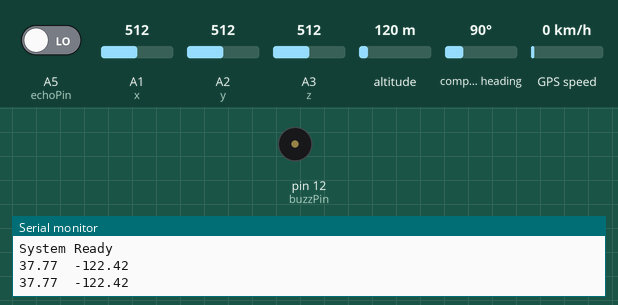
Recording of a sketch running on a simulated Arduino Mega 2560, built with avr-gcc and run on an emulated ATmega2560. Parts: buzzer (waves = sounding, pin HIGH), the last lines printed to the serial monitor. The inputs (shaded band) are chosen by the test bench; at power-on: A1 (x) = 512, A2 (y) = 512, A3 (z) = 512, A5 (echoPin) LOW, altitude 120 m, compass heading 90°, GPS speed 0 km/h. The GPS gets a fix after 3 s at 37.7749, -122.4194 with 8 satellites; no radio packets arrive unless stated; the modem accepts every AT command (registered, SIM ready, sends succeed) and sends nothing else; pins used as bus, display or sensor lines are not drawn.

Above: at 17.7 s.
17.8 s: A1 (x) set to 553
At 20.0 s:
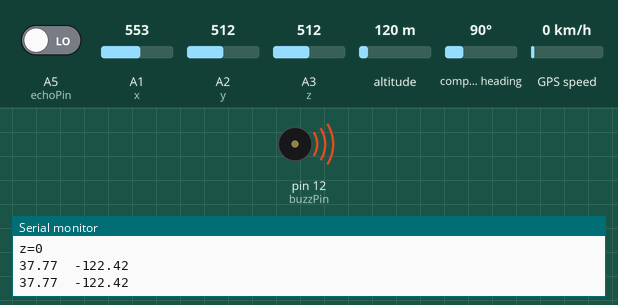
20.3 s: A1 (x) set to 577
Timing chart, 0 to 23.3 s (numbered marks = the images above; inputs shaded):
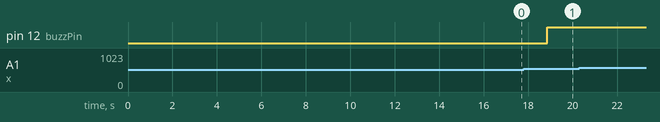

The sketch:

gy61-gps-gsm-for-serial-final-RF-gprs.ino
```cpp
#include <RH_ASK.h>
RH_ASK RF;
#include<SoftwareSerial.h>
SoftwareSerial Serial1(2, 3); //make RX arduino line is pin 2, make TX arduino line is pin 3.
SoftwareSerial gps(9, 10);
#include <TinyGPS.h>
TinyGPS GPS;
float lat, lon;
//#include <gprsData.h>
//gprsData myData;
String hostUrl = "intelidemics.com/gprs_send_dataGET";

#define x A1
#define y A2
#define z A3

int xsample = 0;
int ysample = 0;
int zsample = 0;

#define samples 10

#define minVal -50
#define MaxVal 50

#define trigPin A4
#define echoPin A5
#define buzzPin 12

char phone[] = "7387273070";

void setup()
{
  Serial1.begin(9600);
  Serial.begin(9600);
  pinMode(trigPin, OUTPUT);
  pinMode(echoPin, INPUT);
  pinMode(buzzPin, OUTPUT);
  Serial.println("Railway Accident Alert  ");
  Serial.println("        System     ");
  delay(2000);
  Serial.print("Initializing,... Please Wait...");
  delay(1000);

  Serial.println("Initializing....");
  initGsmModule("AT", "OK", 1000);
  initGsmModule("ATE1", "OK", 1000);
  initGsmModule("AT+CPIN?", "READY", 1000);
  initGsmModule("AT+CMGF=1", "OK", 1000);
  initGsmModule("AT+CNMI=2,2,0,0,0", "OK", 1000);
  Serial.println("Initialized Successfully");
  delay(2000);
  Serial.println("Callibrating Accelerometer");
  for (int i = 0; i < samples; i++)
  {
    xsample += analogRead(x);
    ysample += analogRead(y);
    zsample += analogRead(z);
  }

  xsample /= samples;
  ysample /= samples;
  zsample /= samples;

  Serial.println(xsample);
  Serial.println(ysample);
  Serial.println(zsample);
  delay(1000);

  Serial.println("Waiting For GPS Signal");
  delay(2000);
  gps.begin(9600);
  gpsReceive();
  delay(2000);
  Serial.println("GPS is Ready");
  delay(1000);
  if (!RF.init())
  {
    Serial.println("RF Initialization Failed");
  }
  Serial.println("System Ready");
}

void loop()
{
  gpsReceive();
  rfReceive();
  delay(200);
  distance();

  int value1 = analogRead(x);
  int value2 = analogRead(y);
  int value3 = analogRead(z);

  int xValue = xsample - value1;
  int yValue = ysample - value2;
  int zValue = zsample - value3;

  Serial.print("x=");
  Serial.println(xValue);
  Serial.print("y=");
  Serial.println(yValue);
  Serial.print("z=");
  Serial.println(zValue);

  if (xValue < minVal || xValue > MaxVal  || yValue < minVal || yValue > MaxVal  || zValue < minVal || zValue > MaxVal)
  {
    Serial.println("Sending SMS");
    Send();
    Serial.println("SMS Sent");
    delay(2000);
    Serial.println("System Ready");
  }


}

void initGsmModule(String cmd, char *res, int t)
{
  while (1)
  {
    Serial.println(cmd);
    Serial1.println(cmd);
    delay(100);
    while (Serial1.available() > 0)
    {
      if (Serial1.find(res))
      {
        Serial.println(res);
        delay(t);
        return;
      }

      else
      {
        Serial.println("Error");
      }
    }
    delay(t);
  }
}


void Send()
{
  Serial1.println("AT");
  delay(500);
  serialPrint();
  Serial1.println("AT+CMGF=1");
  delay(500);
  serialPrint();
  Serial1.print("AT+CMGS=");
  Serial1.print('"');
  Serial1.print(phone);    //mobile no. for SMS alert
  Serial1.println('"');
  delay(500);
  serialPrint();
  Serial1.print("Latitude:");
  Serial1.println(lat);
  delay(500);
  serialPrint();
  Serial1.print(" longitude:");
  Serial1.println(lon);
  delay(500);
  serialPrint();
  delay(500);
  serialPrint();
  Serial1.print("http://maps.google.com/maps?&z=15&mrt=yp&t=k&q=");
  Serial1.print(lat, 6);
  Serial1.print("+");              //28.612953, 77.231545   //28.612953,77.2293563
  Serial1.print(lon, 6);
  Serial1.write(26);
  delay(2000);
  serialPrint();
}

void serialPrint()
{
  while (Serial1.available() > 0)
  {
    Serial.print(Serial1.read());
  }
}


void gpsReceive()
{
  while (gps.available())    // While there is data on the RX pin...
  {
    int c = gps.read();    // load the data into a variable...
    if (GPS.encode(c))     // if there is a new valid sentence...
    {
      GPS.f_get_position(&lat, &lon);
      Serial.print(lat);
      Serial.print('\t');
      Serial.println(lon);
    }
  }
}

void distance()
{
  digitalWrite(trigPin, LOW);
  delay(2);
  digitalWrite(trigPin, HIGH);
  delay(10);
  digitalWrite(trigPin, LOW);
  long duration = pulseIn(echoPin, HIGH);
  float dist = duration * (0.034 / 2);
  Serial.print("Distance: ");
  Serial.println(dist);
  delay(1000);
  if (dist < 45.0)
  {
    digitalWrite(buzzPin, HIGH);
    delay(1000);
  }
  else {
    digitalWrite(buzzPin, LOW);
  }
}


void rfReceive()
{
  byte buf[5];
  byte buflen = sizeof(buf);
  if (RF.recv(buf, &buflen))
  {
    Serial.print("Message is: ");
    Serial.println((char*)buf);
    if (buf[0] == 'R')Serial.println("Red Signal,,,Slows down the speed");
  }
}
```
